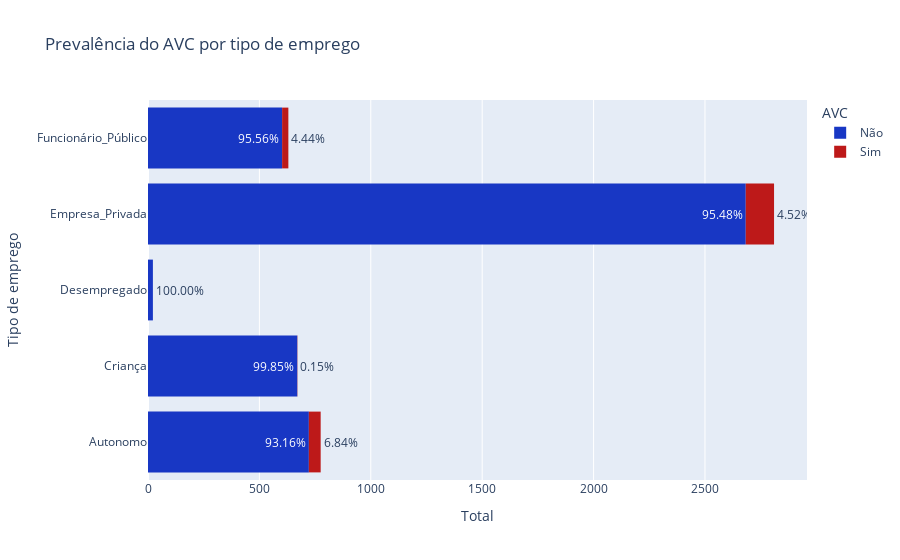

Notebook code for this chart:
### Code cell
dfj=df_copy.groupby(['work_type','stroke']).count().reset_index()
dfj['count'] = dfj['id']
dfj['percentual'] = df_copy.groupby(['work_type','stroke']).size().groupby(level=0).apply(lambda x: 100 * x/float(x.sum())).values

fig = px.bar(dfj, y="work_type", x='count',  color="stroke", orientation="h", hover_name="stroke",
             text=dfj['percentual'].apply(lambda x: '{0:1.2f}%'.format(x)),
             color_discrete_map={
                "Sim": "#bd1919",
                "Não": "#1837c4"},
             labels={
                     "stroke": "AVC",
                     "count": "Total",
                     "text": "Percentual",
                     "work_type": "Tipo de emprego"},   
             title="Prevalência do AVC por tipo de emprego")

fig.update_traces(dict(marker_line_width=0))
fig.update_traces(textposition='outside')



fig.show()

### Figure 1 — Plotly figure (JSON) as saved in the notebook; plotly's stock layout.template omitted (floating-point values rounded to 4 significant figures)
{"data": [{"alignmentgroup": "True", "hovertemplate": "<b>%{hovertext}</b><br><br>AVC=Não<br>Total=%{x}<br>Tipo de emprego=%{y}<br>Percentual=%{text}<extra></extra>", "hovertext": ["Não", "Não", "Não", "Não", "Não"], "legendgroup": "Não", "marker": {"color": "#1837c4", "line": {"width": 0}, "pattern": {"shape": ""}}, "name": "Não", "offsetgroup": "Não", "orientation": "h", "showlegend": true, "text": ["93.16%", "99.85%", "100.00%", "95.48%", "95.56%"], "textposition": "outside", "type": "bar", "x": [722, 670, 22, 2683, 602], "xaxis": "x", "y": ["Autonomo", "Criança", "Desempregado", "Empresa_Privada", "Funcionário_Público"], "yaxis": "y"}, {"alignmentgroup": "True", "hovertemplate": "<b>%{hovertext}</b><br><br>AVC=Sim<br>Total=%{x}<br>Tipo de emprego=%{y}<br>Percentual=%{text}<extra></extra>", "hovertext": ["Sim", "Sim", "Sim", "Sim"], "legendgroup": "Sim", "marker": {"color": "#bd1919", "line": {"width": 0}, "pattern": {"shape": ""}}, "name": "Sim", "offsetgroup": "Sim", "orientation": "h", "showlegend": true, "text": ["6.84%", "0.15%", "4.52%", "4.44%"], "textposition": "outside", "type": "bar", "x": [53, 1, 127, 28], "xaxis": "x", "y": ["Autonomo", "Criança", "Empresa_Privada", "Funcionário_Público"], "yaxis": "y"}], "layout": {"barmode": "relative", "legend": {"title": {"text": "AVC"}, "tracegroupgap": 0}, "title": {"text": "Prevalência do AVC por tipo de emprego"}, "xaxis": {"anchor": "y", "domain": [0, 1], "title": {"text": "Total"}}, "yaxis": {"anchor": "x", "domain": [0, 1], "title": {"text": "Tipo de emprego"}}}}
